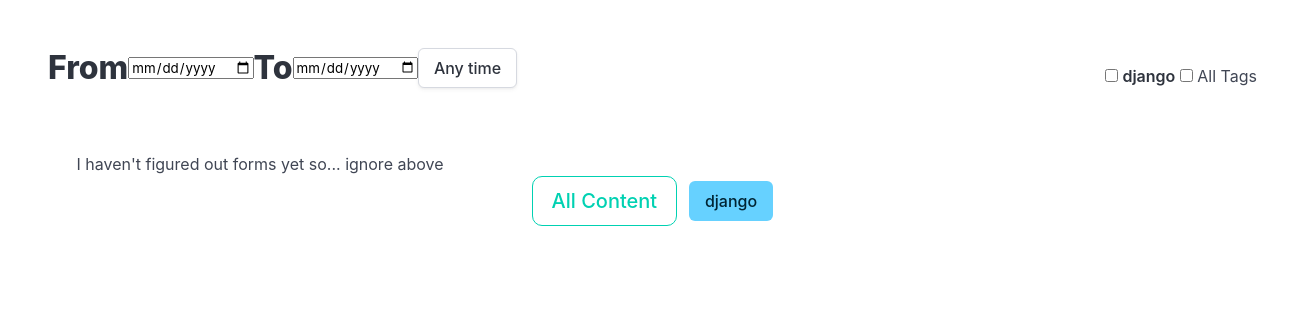
Page /tech/ on the earlier database version.
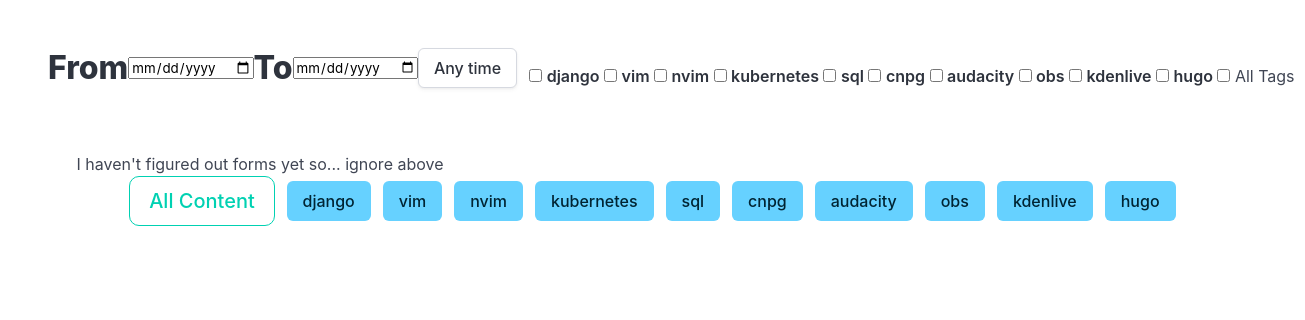
Same page on the later database version.
### tech/models.py (models this page shows)
class Tag(models.Model):
    name = models.CharField(
        max_length=50,
        unique=True,
        null=True,
        blank=True,
        db_index=True,
    )
    def __str__(self):
        return self.name or "Unnamed tag"

### tech/views.py (the view)
# urls.py: path("", views.techIndex, name="techIndex"),
def techIndex(request):
    entries = Entry.objects.all().order_by('-date')  # newest first
    tags = Tag.objects.all()
    context = {
        'entries': entries,
        'tags': tags,
    }
    return render(request, 'techIndex.html', context)

### tech/templates/techIndex.html (shortened to what this page needs)
<!DOCTYPE html>
<html lang="en">
  <head>
    <link rel="stylesheet" href="https://cdn.jsdelivr.net/npm/bulma@1.0.4/css/bulma.min.css" >
  </head>
  <body>
    <div class="section">
      <div class="content">
        <div class="level">
          <div class="level-left">
            <h1 class="level-item">From
              <input class="level-item" type="date"/>
              To
              <input class="level-item" type="date"/>
              <button class="level-item button">Any time</button>
            </h1>
          </div>
          <div class="level-right">
            <div class="checkboxes">
              <div class="block level-item content">
                {% for tag in tags %}
                <label class="checkbox">
                  <input type="checkbox"/>
                  <strong>{{ tag }}</strong>
                  {% endfor %}
                  <input type="checkbox"/> All Tags
                </label>
              </div>
            </div>
          </div>
        </div>
      </div>
    </div>
    <div class="container">
      <p>I haven't figured out forms yet so... ignore above</p>
      <div class="is-flex is-justify-content-center is-align-items-center">
        <div class="buttons">
          <button class="button is-primary is-outlined is-medium"
                  hx-trigger="click"
                  hx-get="{% url 'techContent' %}"
                  hx-target="#contentBox"
                  hx-swap="innerHTML">
            All Content
          </button>
          {% for tag in tags %}
          <button class="button is-info"
                  hx-trigger="click"
                  hx-get="{% url 'techTag' tag.name %}"
                  hx-target="#contentBox"
                  hx-swap="innerHTML">
            {{ tag }}
          </button>
          {% endfor %}
        </div>
      </div>
    </div>

Differences in the rows shown:
added Tag: name "vim"
added Tag: name "nvim"
added Tag: name "kubernetes"
added Tag: name "sql"
added Tag: name "cnpg"
added Tag: name "audacity"
added Tag: name "obs"
added Tag: name "kdenlive"
added Tag: name "hugo"
